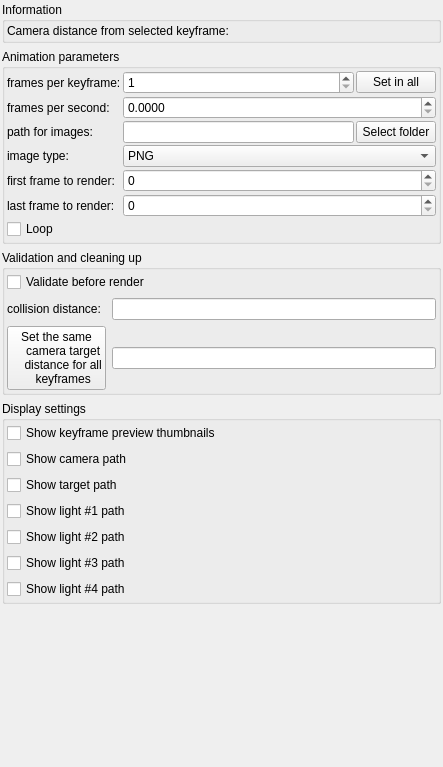
               <widget class="QWidget" name="scrollAreaWidgetContents_keyframeAnimationParameters">
                <property name="geometry">
                 <rect>
                  <x>0</x>
                  <y>0</y>
                  <width>443</width>
                  <height>767</height>
                 </rect>
                </property>
                <layout class="QVBoxLayout" name="verticalLayout_92">
                 <property name="leftMargin">
                  <number>2</number>
                 </property>
                 <property name="topMargin">
                  <number>2</number>
                 </property>
                 <property name="rightMargin">
                  <number>2</number>
                 </property>
                 <property name="bottomMargin">
                  <number>2</number>
                 </property>
                 <item>
                  <widget class="QGroupBox" name="groupBox_4">
                   <property name="title">
                    <string>Information</string>
                   </property>
                   <layout class="QVBoxLayout" name="verticalLayout_4">
                    <property name="leftMargin">
                     <number>2</number>
                    </property>
                    <property name="topMargin">
                     <number>2</number>
                    </property>
                    <property name="rightMargin">
                     <number>2</number>
                    </property>
                    <property name="bottomMargin">
                     <number>2</number>
                    </property>
                    <item>
                     <widget class="QLabel" name="label_camera_distance_from_keyframe">
                      <property name="text">
                       <string>Camera distance from selected keyframe: </string>
                      </property>
                      <property name="wordWrap">
                       <bool>true</bool>
                      </property>
                     </widget>
                    </item>
                   </layout>
                  </widget>
                 </item>
                 <item>
                  <widget class="QGroupBox" name="groupBox">
                   <property name="title">
                    <string>Animation parameters</string>
                   </property>
                   <layout class="QVBoxLayout" name="verticalLayout">
                    <property name="leftMargin">
                     <number>2</number>
                    </property>
                    <property name="topMargin">
                     <number>2</number>
                    </property>
                    <property name="rightMargin">
                     <number>2</number>
                    </property>
                    <property name="bottomMargin">
                     <number>2</number>
                    </property>
                    <item>
                     <layout class="QGridLayout" name="gridLayout_52">
                      <property name="spacing">
                       <number>2</number>
                      </property>
                      <item row="2" column="0">
                       <widget class="QLabel" name="label_177">
                        <property name="text">
                         <string>path for images:</string>
                        </property>
                       </widget>
                      </item>
                      <item row="0" column="1">
                       <widget class="MySpinBox" name="spinboxInt_frames_per_keyframe">
                        <property name="sizePolicy">
                         <sizepolicy hsizetype="Minimum" vsizetype="Maximum">
                          <horstretch>0</horstretch>
                          <verstretch>0</verstretch>
                         </sizepolicy>
                        </property>
                        <property name="toolTip">
                         <string>&lt;html&gt;&lt;head/&gt;&lt;body&gt;&lt;p&gt;It sets how many frames will be interpolated for each keyframe. &lt;/p&gt;&lt;p&gt;Total number of animation frames is 'number of keyframes' multiplied by 'frames per keyframe' &lt;/p&gt;&lt;/body&gt;&lt;/html&gt;</string>
                        </property>
                        <property name="minimum">
                         <number>1</number>
                        </property>
                        <property name="maximum">
                         <number>10000</number>
                        </property>
                       </widget>
                      </item>
                      <item row="1" column="1" colspan="2">
                       <widget class="MyDoubleSpinBox" name="spinbox_keyframe_frames_per_second">
                        <property name="sizePolicy">
                         <sizepolicy hsizetype="Minimum" vsizetype="Maximum">
                          <horstretch>0</horstretch>
                          <verstretch>0</verstretch>
                         </sizepolicy>
                        </property>
                        <property name="prefix">
                         <string/>
                        </property>
                        <property name="suffix">
                         <string/>
                        </property>
                        <property name="decimals">
                         <number>4</number>
                        </property>
                        <property name="maximum">
                         <double>18000.000000000000000</double>
                        </property>
                        <property name="singleStep">
                         <double>0.100000000000000</double>
                        </property>
                       </widget>
                      </item>
                      <item row="5" column="0">
                       <widget class="QLabel" name="label_217">
                        <property name="text">
                         <string>last frame to render:</string>
                        </property>
                       </widget>
                      </item>
                      <item row="5" column="1" colspan="2">
                       <widget class="MySpinBox" name="spinboxInt_keyframe_last_to_render">
                        <property name="sizePolicy">
                         <sizepolicy hsizetype="Minimum" vsizetype="Maximum">
                          <horstretch>0</horstretch>
                          <verstretch>0</verstretch>
                         </sizepolicy>
                        </property>
                        <property name="toolTip">
                         <string>&lt;html&gt;&lt;head/&gt;&lt;body&gt;&lt;p&gt;Limits range of frames to render&lt;/p&gt;&lt;/body&gt;&lt;/html&gt;</string>
                        </property>
                        <property name="minimum">
                         <number>0</number>
                        </property>
                        <property name="maximum">
                         <number>99999</number>
                        </property>
                        <property name="singleStep">
                         <number>1</number>
                        </property>
                       </widget>
                      </item>
                      <item row="1" column="0">
                       <widget class="QLabel" name="label_222">
                        <property name="text">
                         <string>frames per second:</string>
                        </property>
                       </widget>
                      </item>
                      <item row="0" column="0">
                       <widget class="QLabel" name="label_219">
                        <property name="text">
                         <string>frames per keyframe:</string>
                        </property>
                       </widget>
                      </item>
                      <item row="3" column="1" colspan="2">
                       <widget class="MyComboBox" name="comboBox_keyframe_animation_image_type">
                        <property name="sizePolicy">
                         <sizepolicy hsizetype="Preferred" vsizetype="Maximum">
                          <horstretch>0</horstretch>
                          <verstretch>0</verstretch>
                         </sizepolicy>
                        </property>
                        <property name="toolTip">
                         <string>&lt;html&gt;&lt;head/&gt;&lt;body&gt;&lt;p&gt;Selection for image format for animation frames.&lt;/p&gt;&lt;p&gt;For more image format settings go to to &lt;span style=&quot; font-style:italic;&quot;&gt;File/Program Preferences&lt;/span&gt;&lt;/p&gt;&lt;/body&gt;&lt;/html&gt;</string>
                        </property>
                        <item>
                         <property name="text">
                          <string>PNG</string>
                         </property>
                        </item>
                        <item>
                         <property name="text">
                          <string>JPG</string>
                         </property>
                        </item>
                        <item>
                         <property name="text">
                          <string>EXR</string>
                         </property>
                        </item>
                        <item>
                         <property name="text">
                          <string>TIFF</string>
                         </property>
                        </item>
                        <item>
                         <property name="text">
                          <string>JPEG XL</string>
                         </property>
                        </item>
                        <item>
                         <property name="text">
                          <string>HDR</string>
                         </property>
                        </item>
                       </widget>
                      </item>
                      <item row="2" column="2">
                       <widget class="QPushButton" name="button_selectAnimKeyframeImageDir">
                        <property name="sizePolicy">
                         <sizepolicy hsizetype="Minimum" vsizetype="Maximum">
                          <horstretch>0</horstretch>
                          <verstretch>0</verstretch>
                         </sizepolicy>
                        </property>
                        <property name="text">
                         <string>Select folder</string>
                        </property>
                       </widget>
                      </item>
                      <item row="3" column="0">
                       <widget class="QLabel" name="label_150">
                        <property name="text">
                         <string>image type:</string>
                        </property>
                       </widget>
                      </item>
                      <item row="4" column="1" colspan="2">
                       <widget class="MySpinBox" name="spinboxInt_keyframe_first_to_render">
                        <property name="sizePolicy">
                         <sizepolicy hsizetype="Minimum" vsizetype="Maximum">
                          <horstretch>0</horstretch>
                          <verstretch>0</verstretch>
                         </sizepolicy>
                        </property>
                        <property name="toolTip">
                         <string>&lt;html&gt;&lt;head/&gt;&lt;body&gt;&lt;p&gt;Limits range of frames to render&lt;/p&gt;&lt;/body&gt;&lt;/html&gt;</string>
                        </property>
                        <property name="minimum">
                         <number>0</number>
                        </property>
                        <property name="maximum">
                         <number>99999</number>
                        </property>
                        <property name="singleStep">
                         <number>1</number>
                        </property>
                        <property name="value">
                         <number>0</number>
                        </property>
                       </widget>
                      </item>
                      <item row="4" column="0">
                       <widget class="QLabel" name="label_213">
                        <property name="text">
                         <string>first frame to render:</string>
                        </property>
                       </widget>
                      </item>
                      <item row="2" column="1">
                       <widget class="MyLineEdit" name="text_anim_keyframe_dir">
                        <property name="sizePolicy">
                         <sizepolicy hsizetype="Expanding" vsizetype="Maximum">
                          <horstretch>0</horstretch>
                          <verstretch>0</verstretch>
                         </sizepolicy>
                        </property>
                        <property name="toolTip">
                         <string>&lt;html&gt;&lt;head/&gt;&lt;body&gt;&lt;p&gt;Path to stored rendered animation frames.&lt;/p&gt;&lt;/body&gt;&lt;/html&gt;</string>
                        </property>
                       </widget>
                      </item>
                      <item row="0" column="2">
                       <widget class="QPushButton" name="pushButton_set_frames_per_keyframe_to_all">
                        <property name="text">
                         <string>Set in all</string>
                        </property>
                       </widget>
                      </item>
                      <item row="6" column="0" colspan="3">
                       <widget class="MyCheckBox" name="checkBox_keyframe_animation_loop">
                        <property name="sizePolicy">
                         <sizepolicy hsizetype="Minimum" vsizetype="Maximum">
                          <horstretch>0</horstretch>
                          <verstretch>0</verstretch>
                         </sizepolicy>
                        </property>
                        <property name="toolTip">
                         <string>Interpolates first and last frames to make a loop</string>
                        </property>
                        <property name="text">
                         <string>Loop</string>
                        </property>
                       </widget>
                      </item>
                     </layout>
                    </item>
                   </layout>
                  </widget>
                 </item>
                 <item>
                  <widget class="QGroupBox" name="groupBox_2">
                   <property name="title">
                    <string>Validation and cleaning up</string>
                   </property>
                   <layout class="QVBoxLayout" name="verticalLayout_2">
                    <property name="leftMargin">
                     <number>2</number>
                    </property>
                    <property name="topMargin">
                     <number>2</number>
                    </property>
                    <property name="rightMargin">
                     <number>2</number>
                    </property>
                    <property name="bottomMargin">
                     <number>2</number>
                    </property>
                    <item>
                     <widget class="MyCheckBox" name="checkBox_keyframe_auto_validate">
                      <property name="sizePolicy">
                       <sizepolicy hsizetype="Minimum" vsizetype="Maximum">
                        <horstretch>0</horstretch>
                        <verstretch>0</verstretch>
                       </sizepolicy>
                      </property>
                      <property name="toolTip">
                       <string>&lt;html&gt;&lt;head/&gt;&lt;body&gt;&lt;p&gt;Enable checking for collisions before starting rendering of animation.&lt;/p&gt;&lt;/body&gt;&lt;/html&gt;</string>
                      </property>
                      <property name="text">
                       <string>Validate before render</string>
                      </property>
                     </widget>
                    </item>
                    <item>
                     <layout class="QGridLayout" name="gridLayout">
                      <item row="0" column="1">
                       <widget class="MyLineEdit" name="logedit_keyframe_collision_thresh">
                        <property name="sizePolicy">
                         <sizepolicy hsizetype="Expanding" vsizetype="Maximum">
                          <horstretch>0</horstretch>
                          <verstretch>0</verstretch>
                         </sizepolicy>
                        </property>
                        <property name="toolTip">
                         <string>&lt;html&gt;&lt;head/&gt;&lt;body&gt;&lt;p&gt;Minimum distance between camera and fractal which is allowed during &lt;span style=&quot; font-style:italic;&quot;&gt;Validate&lt;/span&gt; function (collision detection)&lt;/p&gt;&lt;/body&gt;&lt;/html&gt;</string>
                        </property>
                       </widget>
                      </item>
                      <item row="0" column="0">
                       <widget class="QLabel" name="label_221">
                        <property name="text">
                         <string>collision distance:</string>
                        </property>
                       </widget>
                      </item>
                      <item row="1" column="0">
                       <widget class="QPushButton" name="pushButton_set_constant_target_distance">
                        <property name="sizePolicy">
                         <sizepolicy hsizetype="Minimum" vsizetype="Maximum">
                          <horstretch>0</horstretch>
                          <verstretch>0</verstretch>
                         </sizepolicy>
                        </property>
                        <property name="toolTip">
                         <string>&lt;html&gt;&lt;head/&gt;&lt;body&gt;&lt;p&gt;Sets the same distance between camera target and camera for all keyframes. It doesn't modify camera position and rotation, so it doesn't modify camera movement path. It makes camera rotation smooth through entire animation.&lt;/p&gt;&lt;/body&gt;&lt;/html&gt;</string>
                        </property>
                        <property name="text">
                         <string>Set the same
    camera target
    distance for all
    keyframes</string>
                        </property>
                       </widget>
                      </item>
                      <item row="1" column="1">
                       <widget class="MyLineEdit" name="logedit_keyframe_constant_target_distance">
                        <property name="sizePolicy">
                         <sizepolicy hsizetype="Expanding" vsizetype="Maximum">
                          <horstretch>0</horstretch>
                          <verstretch>0</verstretch>
                         </sizepolicy>
                        </property>
                        <property name="toolTip">
                         <string>&lt;html&gt;&lt;head/&gt;&lt;body&gt;&lt;p&gt;Sets the same distance between camera target and camera for all keyframes. It doesn't modify camera position and rotation, so it doesn't modify camera movement path. It makes camera rotation smooth through entire animation.&lt;/p&gt;&lt;/body&gt;&lt;/html&gt;</string>
                        </property>
                       </widget>
                      </item>
                     </layout>
                    </item>
                   </layout>
                  </widget>
                 </item>
                 <item>
                  <widget class="QGroupBox" name="groupBox_3">
                   <property name="title">
                    <string>Display settings</string>
                   </property>
                   <layout class="QVBoxLayout" name="verticalLayout_3">
                    <property name="leftMargin">
                     <number>2</number>
                    </property>
                    <property name="topMargin">
                     <number>2</number>
                    </property>
                    <property name="rightMargin">
                     <number>2</number>
                    </property>
                    <property name="bottomMargin">
                     <number>2</number>
                    </property>
                    <item>
                     <widget class="MyCheckBox" name="checkBox_show_keyframe_thumbnails">
                      <property name="sizePolicy">
                       <sizepolicy hsizetype="Minimum" vsizetype="Maximum">
                        <horstretch>0</horstretch>
                        <verstretch>0</verstretch>
                       </sizepolicy>
                      </property>
                      <property name="toolTip">
                       <string>&lt;html&gt;&lt;head/&gt;&lt;body&gt;&lt;p&gt;Enables rendering of keyframe previews in the animation table.&lt;/p&gt;&lt;/body&gt;&lt;/html&gt;</string>
                      </property>
                      <property name="text">
                       <string>Show keyframe preview thumbnails</string>
                      </property>
                     </widget>
                    </item>
                    <item>
                     <widget class="MyCheckBox" name="checkBox_show_camera_path">
                      <property name="sizePolicy">
                       <sizepolicy hsizetype="Minimum" vsizetype="Maximum">
                        <horstretch>0</horstretch>
                        <verstretch>0</verstretch>
                       </sizepolicy>
                      </property>
                      <property name="text">
                       <string>Show camera path</string>
                      </property>
                     </widget>
                    </item>
                    <item>
                     <widget class="MyCheckBox" name="checkBox_show_target_path">
                      <property name="sizePolicy">
                       <sizepolicy hsizetype="Minimum" vsizetype="Maximum">
                        <horstretch>0</horstretch>
                        <verstretch>0</verstretch>
                       </sizepolicy>
                      </property>
                      <property name="text">
                       <string>Show target path</string>
                      </property>
                     </widget>
                    </item>
                    <item>
                     <widget class="MyCheckBox" name="checkBox_show_light_path_1">
                      <property name="sizePolicy">
                       <sizepolicy hsizetype="Minimum" vsizetype="Maximum">
                        <horstretch>0</horstretch>
                        <verstretch>0</verstretch>
                       </sizepolicy>
                      </property>
                      <property name="text">
                       <string>Show light #1 path</string>
                      </property>
                     </widget>
                    </item>
                    <item>
                     <widget class="MyCheckBox" name="checkBox_show_light_path_2">
                      <property name="sizePolicy">
                       <sizepolicy hsizetype="Minimum" vsizetype="Maximum">
                        <horstretch>0</horstretch>
                        <verstretch>0</verstretch>
                       </sizepolicy>
                      </property>
                      <property name="text">
                       <string>Show light #2 path</string>
                      </property>
                     </widget>
                    </item>
                    <item>
                     <widget class="MyCheckBox" name="checkBox_show_light_path_3">
                      <property name="sizePolicy">
                       <sizepolicy hsizetype="Minimum" vsizetype="Maximum">
                        <horstretch>0</horstretch>
                        <verstretch>0</verstretch>
                       </sizepolicy>
                      </property>
                      <property name="text">
                       <string>Show light #3 path</string>
                      </property>
                     </widget>
                    </item>
                    <item>
                     <widget class="MyCheckBox" name="checkBox_show_light_path_4">
                      <property name="sizePolicy">
                       <sizepolicy hsizetype="Minimum" vsizetype="Maximum">
                        <horstretch>0</horstretch>
                        <verstretch>0</verstretch>
                       </sizepolicy>
                      </property>
                      <property name="text">
                       <string>Show light #4 path</string>
                      </property>
                     </widget>
                    </item>
                   </layout>
                  </widget>
                 </item>
                 <item>
                  <spacer name="verticalSpacer_13">
                   <property name="orientation">
                    <enum>Qt::Vertical</enum>
                   </property>
                   <property name="sizeHint" stdset="0">
                    <size>
                     <width>20</width>
                     <height>40</height>
                    </size>
                   </property>
                  </spacer>
                 </item>
                </layout>
               </widget>
